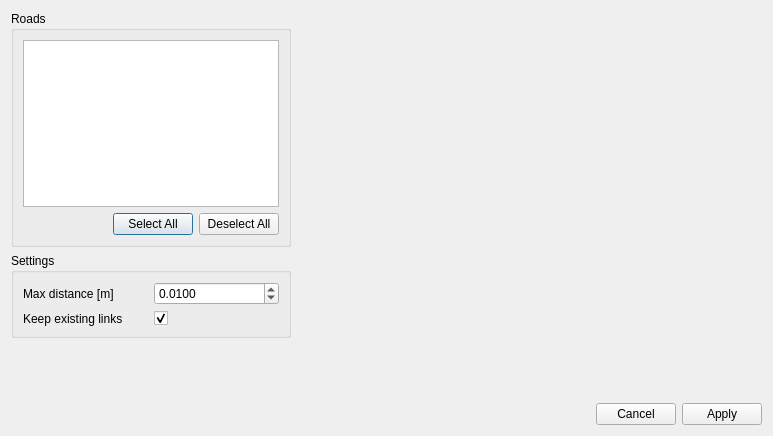
<?xml version="1.0" encoding="UTF-8"?>
<ui version="4.0">
 <class>RoadLinkWizard</class>
 <widget class="QDialog" name="RoadLinkWizard">
  <property name="geometry">
   <rect>
    <x>0</x>
    <y>0</y>
    <width>773</width>
    <height>436</height>
   </rect>
  </property>
  <property name="windowTitle">
   <string>Dialog</string>
  </property>
  <layout class="QGridLayout" name="gridLayout_2">
   <item row="0" column="0" colspan="2">
    <widget class="QGroupBox" name="groupBox">
     <property name="title">
      <string>Roads</string>
     </property>
     <layout class="QVBoxLayout" name="verticalLayout">
      <item>
       <widget class="QListWidget" name="roadsList"/>
      </item>
      <item>
       <layout class="QHBoxLayout" name="horizontalLayout">
        <item>
         <spacer name="horizontalSpacer">
          <property name="orientation">
           <enum>Qt::Horizontal</enum>
          </property>
          <property name="sizeHint" stdset="0">
           <size>
            <width>40</width>
            <height>20</height>
           </size>
          </property>
         </spacer>
        </item>
        <item>
         <widget class="QPushButton" name="selectAllRoads">
          <property name="text">
           <string>Select All</string>
          </property>
         </widget>
        </item>
        <item>
         <widget class="QPushButton" name="deselectAllRoads">
          <property name="text">
           <string>Deselect All</string>
          </property>
         </widget>
        </item>
       </layout>
      </item>
     </layout>
    </widget>
   </item>
   <item row="0" column="2">
    <spacer name="horizontalSpacer_3">
     <property name="orientation">
      <enum>Qt::Horizontal</enum>
     </property>
     <property name="sizeHint" stdset="0">
      <size>
       <width>463</width>
       <height>18</height>
      </size>
     </property>
    </spacer>
   </item>
   <item row="1" column="0" colspan="2">
    <widget class="QGroupBox" name="groupBox_3">
     <property name="title">
      <string>Settings</string>
     </property>
     <layout class="QGridLayout" name="gridLayout">
      <item row="0" column="1">
       <widget class="QDoubleSpinBox" name="distanceBox">
        <property name="decimals">
         <number>4</number>
        </property>
        <property name="minimum">
         <double>0.000000000000000</double>
        </property>
        <property name="maximum">
         <double>10.000000000000000</double>
        </property>
        <property name="singleStep">
         <double>0.010000000000000</double>
        </property>
        <property name="value">
         <double>0.010000000000000</double>
        </property>
       </widget>
      </item>
      <item row="0" column="0">
       <widget class="QLabel" name="distanceLabel">
        <property name="text">
         <string>Max distance [m]</string>
        </property>
       </widget>
      </item>
      <item row="3" column="0">
       <widget class="QLabel" name="keepExistingLabel">
        <property name="text">
         <string>Keep existing links</string>
        </property>
       </widget>
      </item>
      <item row="3" column="1">
       <widget class="QCheckBox" name="keepExistingBox">
        <property name="text">
         <string/>
        </property>
        <property name="checked">
         <bool>true</bool>
        </property>
       </widget>
      </item>
     </layout>
    </widget>
   </item>
   <item row="2" column="0">
    <spacer name="verticalSpacer">
     <property name="orientation">
      <enum>Qt::Vertical</enum>
     </property>
     <property name="sizeHint" stdset="0">
      <size>
       <width>20</width>
       <height>84</height>
      </size>
     </property>
    </spacer>
   </item>
   <item row="3" column="1" colspan="2">
    <widget class="QDialogButtonBox" name="buttonBox">
     <property name="orientation">
      <enum>Qt::Horizontal</enum>
     </property>
     <property name="standardButtons">
      <set>QDialogButtonBox::Apply|QDialogButtonBox::Cancel</set>
     </property>
    </widget>
   </item>
  </layout>
 </widget>
 <resources/>
 <connections>
  <connection>
   <sender>buttonBox</sender>
   <signal>accepted()</signal>
   <receiver>RoadLinkWizard</receiver>
   <slot>accept()</slot>
   <hints>
    <hint type="sourcelabel">
     <x>248</x>
     <y>254</y>
    </hint>
    <hint type="destinationlabel">
     <x>157</x>
     <y>274</y>
    </hint>
   </hints>
  </connection>
  <connection>
   <sender>buttonBox</sender>
   <signal>rejected()</signal>
   <receiver>RoadLinkWizard</receiver>
   <slot>reject()</slot>
   <hints>
    <hint type="sourcelabel">
     <x>316</x>
     <y>260</y>
    </hint>
    <hint type="destinationlabel">
     <x>286</x>
     <y>274</y>
    </hint>
   </hints>
  </connection>
 </connections>
</ui>
